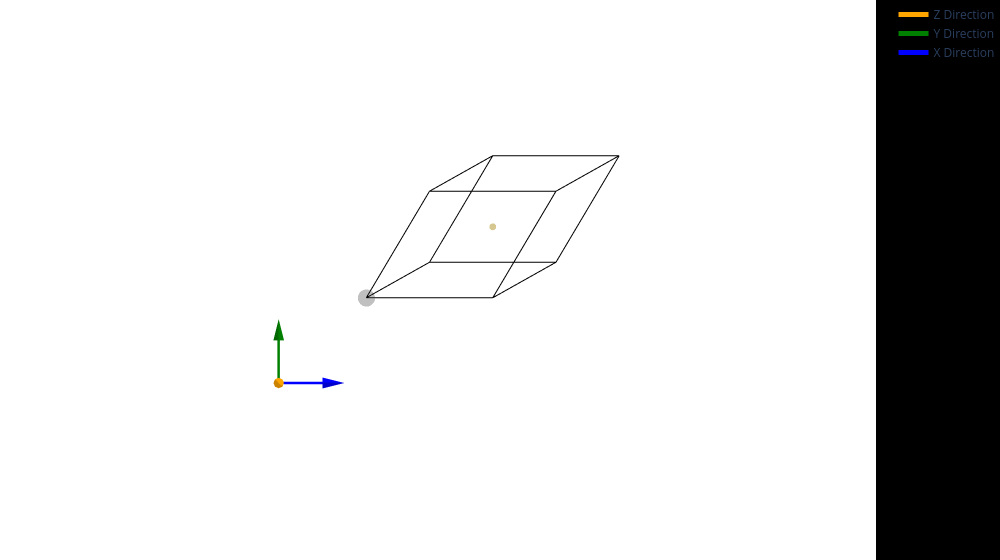

Notebook code for this chart:
### Code cell
structure.view()

### Figure 1 — Plotly figure (JSON) as saved in the notebook; plotly's stock layout.template omitted (floating-point values rounded to 4 significant figures)
{"data": [{"anchor": "tail", "colorscale": [[0, "orange"], [1, "orange"]], "name": "Z Direction", "showscale": false, "sizemode": "absolute", "type": "cone", "u": [0], "v": [0], "w": [1], "x": [-2], "y": [-2], "z": [-1]}, {"anchor": "tail", "colorscale": [[0, "green"], [1, "green"]], "name": "Y Direction", "showscale": false, "sizemode": "absolute", "type": "cone", "u": [0], "v": [1], "w": [0], "x": [-2], "y": [-1], "z": [-2]}, {"anchor": "tail", "colorscale": [[0, "blue"], [1, "blue"]], "name": "X Direction", "showscale": false, "sizemode": "absolute", "type": "cone", "u": [1], "v": [0], "w": [0], "x": [-1], "y": [-2], "z": [-2]}, {"line": {"color": "orange", "width": 5}, "mode": "lines", "name": "Z Direction", "type": "scatter3d", "x": [-2, -2], "y": [-2, -2], "z": [-2, -1]}, {"line": {"color": "green", "width": 5}, "mode": "lines", "name": "Y Direction", "type": "scatter3d", "x": [-2, -2], "y": [-2, -1], "z": [-2, -2]}, {"line": {"color": "blue", "width": 5}, "mode": "lines", "name": "X Direction", "type": "scatter3d", "x": [-2, -1], "y": [-2, -2], "z": [-2, -2]}, {"line": {"color": "black", "width": 2}, "mode": "lines", "showlegend": false, "type": "scatter3d", "x": [0, 2.887, null, 0, 1.444, null, 0, 1.444, null, 2.887, 4.331, null, 2.887, 4.331, null, 1.444, 4.331, null, 1.444, 2.887, null, 1.444, 4.331, null, 1.444, 2.887, null, 4.331, 5.775, null, 4.331, 5.775, null, 2.887, 5.775, null], "y": [0, 0, null, 0, 2.501, null, 0, 0.8335, null, 0, 2.501, null, 0, 0.8335, null, 2.501, 2.501, null, 2.501, 3.334, null, 0.8335, 0.8335, null, 0.8335, 3.334, null, 2.501, 3.334, null, 0.8335, 3.334, null, 3.334, 3.334, null], "z": [0, 0, null, 0, 0, null, 0, 2.358, null, 0, 0, null, 0, 2.358, null, 0, 0, null, 0, 2.358, null, 2.358, 2.358, null, 2.358, 2.358, null, 0, 2.358, null, 2.358, 2.358, null, 2.358, 2.358, null]}, {"marker": {"color": "rgb(204,185,116)", "size": 4}, "name": "F index 1", "opacity": 0.8, "showlegend": false, "type": "scatter3d", "x": [2.887], "y": [1.667], "z": [1.179]}, {"marker": {"color": "grey", "size": 10}, "name": "Li index 0", "opacity": 0.5, "showlegend": false, "type": "scatter3d", "x": [0], "y": [0], "z": [0]}], "layout": {"coloraxis": {"showscale": false}, "margin": {"b": 0, "l": 0, "r": 0, "t": 0}, "paper_bgcolor": "rgb(0,0,0)", "plot_bgcolor": "rgb(0,0,0)", "scene": {"aspectmode": "data", "bgcolor": "white", "camera": {"eye": {"x": 0, "y": 0, "z": 10}, "projection": {"type": "orthographic"}, "up": {"x": 0, "y": 1, "z": 0}}, "xaxis": {"visible": false}, "yaxis": {"visible": false}, "zaxis": {"visible": false}}, "width": 1000}}
